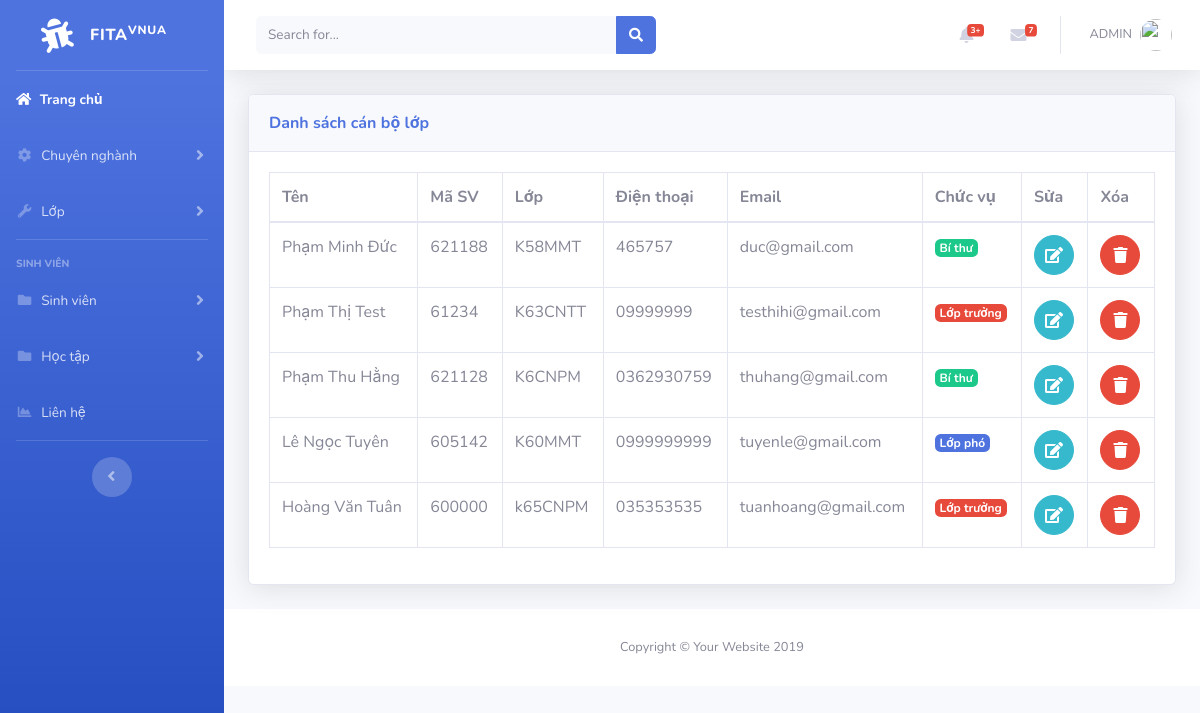
The page /official.php on the database its author committed.
### tables this page shows
CREATE TABLE `student` (
  `id` int(11) NOT NULL,
  `name` varchar(50) NOT NULL,
  `code` varchar(6) NOT NULL,
  `class` varchar(50) NOT NULL,
  `phone` varchar(50) NOT NULL,
  `email` varchar(50) NOT NULL,
  `id_pos` int(6) NOT NULL
);

### official.php (the view, shortened to what this page needs)
<?php
include('includes/header.php');
include('includes/navbar.php');
include('includes/connect.php');
?>
<div class="container-fluid">
<div class="card shadow mb-4">
  <div class="card-header py-3">
    <h7 class="m-0 font-weight-bold text-primary">Danh sách cán bộ lớp</h7>
  </div>
  <div class="card-body">
  <div class="table-responsive">
<?php
$query="SELECT * FROM student";
$query_run=mysqli_query($connect,$query);
 ?>
      <table class="table table-bordered" id="dataTable" width="100%" cellspacing="0">
        <thead>
          <tr>
            <th>Tên</th>
            <th>Mã SV</th>
            <th>Lớp</th>
            <th>Điện thoại</th>
            <th>Email</th>
            <th>Chức vụ</th>
            <th>Sửa</th>
            <th>Xóa</th>
          </tr>
        </thead>
        <tbody>
          <?php
              if(mysqli_num_rows($query_run)>0)
              {
                while($row=mysqli_fetch_assoc($query_run))
                {
                  ?>
                <?php
                    if($row['id_pos']!=0)
                    {
                ?>
                      <tr>
                        <td><?php echo $row['name']; ?></td>
                        <td><?php echo $row['code']; ?></td>
                        <td><?php echo $row['class']; ?></td>
                        <td><?php echo $row['phone']; ?></td>
                        <td><?php echo $row['email']; ?></td>
                        <td>
                          <?php
                            if($row['id_pos']==1)
                            {
                              echo '<a href="#" class="badge badge-danger">Lớp trưởng</a>';
                            }
                            if($row['id_pos']==2)
                            {
                              echo '<a href="#" class="badge badge-success">Bí thư</a>';
                            }
                            if($row['id_pos']==3)
                            {
                              echo '<a  href="#" class="badge badge-primary">Lớp phó</a>';
                            }
                          ?>
                        </td>
                        <td>
                            <form action="edit.php" method="post">
                                <button  type="submit" name="edit_btn" class="btn btn-info btn-circle"><i class="fa fa-edit edit"></i></button>
                            </form>
                        </td>
                        <td>
                            <form action="code.php" method="post">
                              <button onclick="return confirm('Bạn có muốn xóa sinh viên')" href="code.php?id=<?php echo $row['name'];?>" type="submit" name="delete_btn" class="btn btn-danger btn-circle"><i class="fas fa-trash"></i></button>
                            </form>
                        </td>
                      </tr>
                    <?php
                         }
                    ?>
                  <?php
                }
              }
              else
              {
                echo "Not found";
              }
           ?>
        </tbody>
      </table>
    </div>
  </div>
</div>
</div>
<?php
include('includes/footer.php');
?>

### rows shown on the page
student: name "Phạm Minh Đức", code "621188", class "K58MMT", phone "465757", email "duc@gmail.com", id_pos "Bí thư"
student: name "Phạm Thị Test", code "61234", class "K63CNTT", phone "09999999", email "testhihi@gmail.com", id_pos "Lớp trưởng"
student: name "Phạm Thu Hằng", code "621128", class "K6CNPM", phone "0362930759", email "thuhang@gmail.com", id_pos "Bí thư"
student: name "Lê Ngọc Tuyên", code "605142", class "K60MMT", phone "0999999999", email "tuyenle@gmail.com", id_pos "Lớp phó"
student: name "Hoàng Văn Tuân", code "600000", class "k65CNPM", phone "035353535", email "tuanhoang@gmail.com", id_pos "Lớp trưởng"
